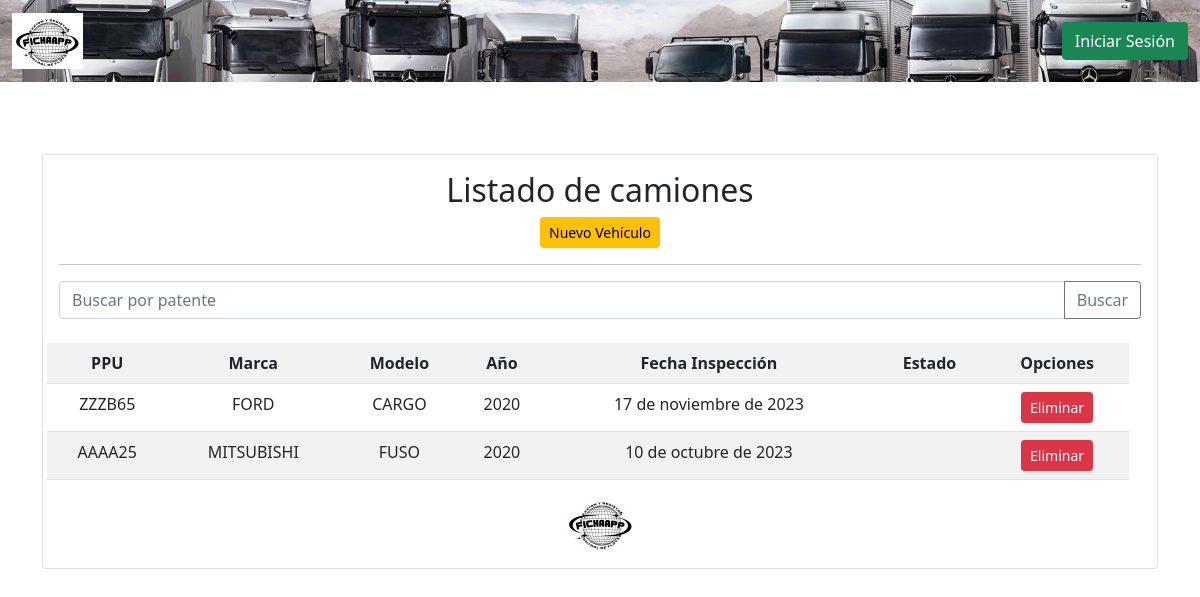
/listar-camion/, run on an earlier commit of the app's database.
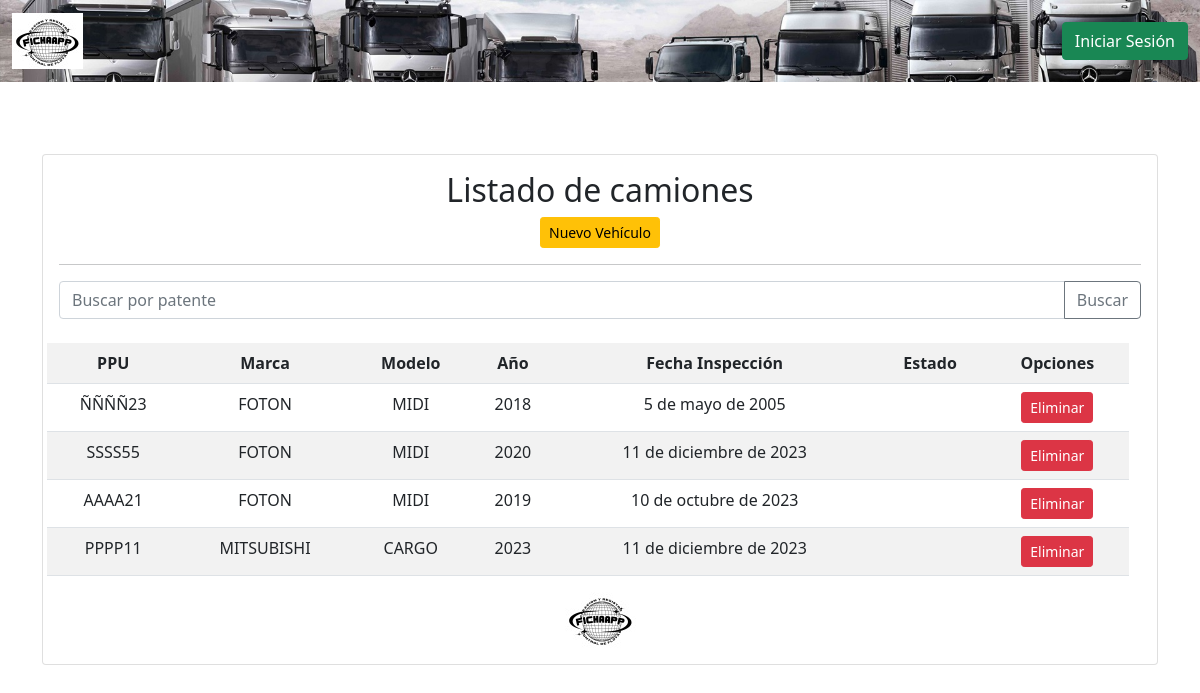
And on a later commit of the database.
### app/models.py (models this page shows, shortened)
class Camion(models.Model):
    ppu = models.CharField(max_length=6)
    marca = models.ForeignKey(Marca, on_delete=models.PROTECT)
    modelo = models.ForeignKey(Modelo, on_delete=models.PROTECT, limit_choices_to={'marca': models.F('marca')})
    anio = models.IntegerField()
    ultima_inspeccion = models.DateField()
    imagen = models.ImageField(upload_to='camion_fotos/', null=True, blank=True)

class Marca(models.Model):
    nombre = models.CharField(max_length=50)
    def __str__(self):
        return self.nombre

class Modelo(models.Model):
    nombre = models.CharField(max_length=50)
    marca = models.ForeignKey(Marca, on_delete=models.CASCADE)
    def __str__(self):
        return self.nombre

### app/views.py (the view)
# urls.py: path('listar-camion/', listar_camion, name="listar_camion"),
def listar_camion(request):
    camiones = Camion.objects.all()
    data = {
        'camiones': camiones  # Corregido el nombre de la variable
    }
    return render(request, 'app/camion/listar.html', data)

### app/templates/app/camion/listar.html (shortened to what this page needs)
{% extends 'app/base.html' %}
{% load static %}
{% block contenido %}
<br><br><br>
<div class="container text-center">
    <div class="card">
        <div class="card-body">
            <h2>Listado de camiones</h2>
            <div class="container text-center">
                <a href="{% url 'nuevo_camion' %}" class="btn btn-warning btn-sm">Nuevo Vehículo</a>
            </div>
            <hr>
            <div class="row">
                <form method="GET" action="{% url 'vehiculos' %}" class="mb-4">
                    <div class="input-group">
                        <input type="text" name="search" class="form-control" placeholder="Buscar por patente">
                        <button type="submit" class="btn btn-outline-secondary">Buscar</button>
                    </div>
                </form>
                <div class="row">
            <table class="table table-striped table-hover table-responsive-sm">
                <tr>
                    <th>PPU</th>
                    <th>Marca</th>
                    <th>Modelo</th>
                    <th>Año</th>
                    <th>Fecha Inspección</th>
                    <th>Estado</th>
                    <th>Opciones</th>
                </tr>
                {% for p in camiones %}
                <tr>
                    <td>{{ p.ppu | upper }}</td>
                    <td>{{ p.marca | upper }}</td>
                    <td>{{ p.modelo | upper }}</td>
                    <td>{{ p.anio | upper }}</td>
                    <td>{{ p.ultima_inspeccion }}</td>
                    <td>{{ p. }} </td>
                    <td>
                        <a href="{% url 'eliminar_camion' p.id %}" class="btn btn-danger btn-sm">Eliminar</a>
                    </td>
                </tr>
                {% endfor %}
            </table>
        </div>
    </div>
    {% endblock %}

What changed in the data, as far as the page shows it:
removed Camion: ppu "ZZZB65", marca "FORD", modelo "CARGO", anio "2020", ultima_inspeccion "17 de noviembre de 2023"
removed Camion: ppu "AAAA25", marca "MITSUBISHI", modelo "FUSO", anio "2020", ultima_inspeccion "10 de octubre de 2023"
added Camion: ppu "ÑÑÑÑ23", marca "FOTON", modelo "MIDI", anio "2018", ultima_inspeccion "5 de mayo de 2005"
added Camion: ppu "SSSS55", marca "FOTON", modelo "MIDI", anio "2020", ultima_inspeccion "11 de diciembre de 2023"
added Camion: ppu "AAAA21", marca "FOTON", modelo "MIDI", anio "2019", ultima_inspeccion "10 de octubre de 2023"
added Camion: ppu "PPPP11", marca "MITSUBISHI", modelo "CARGO", anio "2023", ultima_inspeccion "11 de diciembre de 2023"
